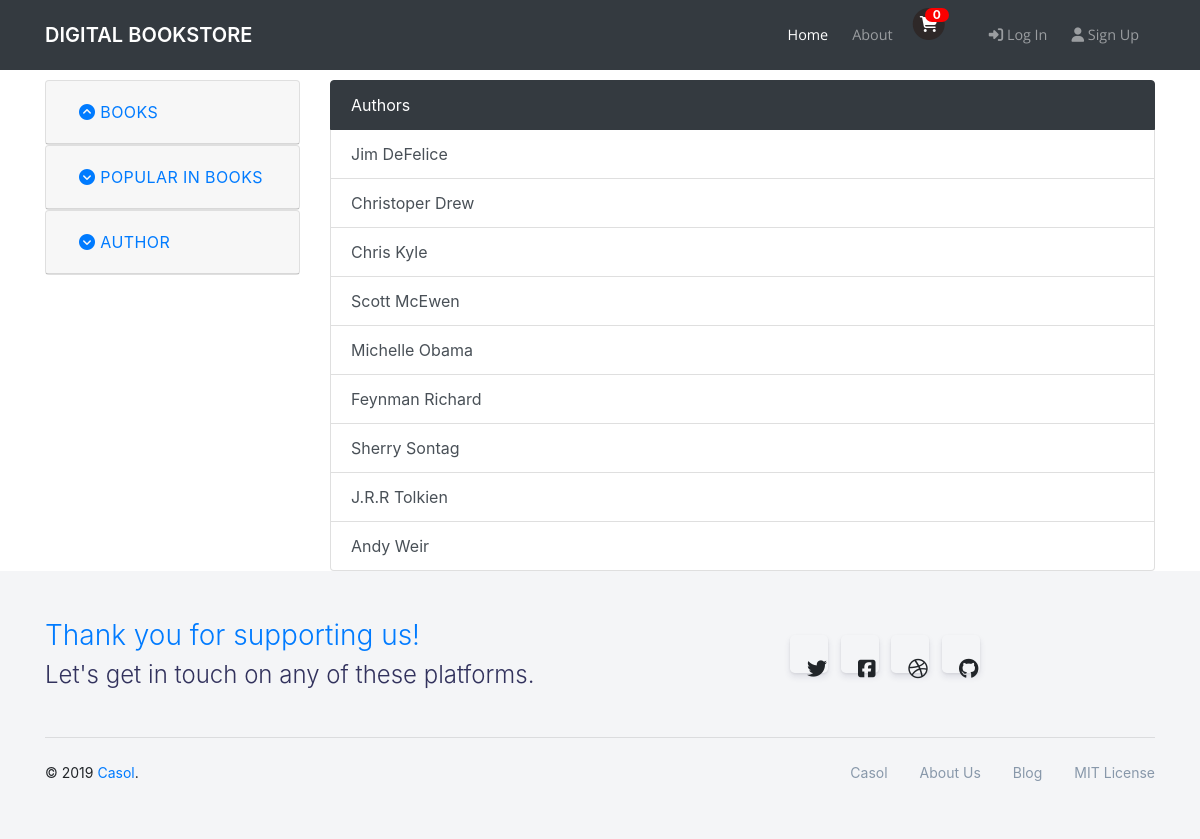
Screenshot of /authors/ with the database file from the repository.
### catalog/models.py (models this page shows)
class Author(models.Model):
    first_name = models.CharField(max_length=100)
    last_name = models.CharField(max_length=100)
    date_of_birth = models.DateField(null=True, blank=True)
    date_of_death = models.DateField('Died', null=True, blank=True)
    slug = models.SlugField(blank=False, null=True,
                            help_text='A slug is a short label, used in URLs')
    class Meta:
        ordering = ['last_name', 'first_name']
    def get_absolute_url(self):
        return reverse('catalog:author_detail', args=[str(self.id), self.slug])
    def __str__(self):
        return f'{self.first_name} {self.last_name}'

### catalog/views.py (the view)
# urls.py: path('authors/', views.authors, name='authors'),
def authors(request):
    author_list = Author.objects.all()
    return render(
        request,
        'catalog/author_list.html',
        {
            'author_list': author_list,
        }
    )

### cart/cart.py (called while the page is built)
    def __len__(self):
        return sum(item['quantity'] for item in self.cart.values())

### cart/context_processors.py (called while the page is built)
def cart(request):
    return {'cart': Cart(request)}

### catalog/templates/catalog/author_list.html (shortened to what this page needs)
{% extends "catalog/home.html" %}
{% block content %}
<div class="col-lg-9">
    <div class="list-group">
        <button type="button" class="list-group-item list-group-item-action active">
          Authors
        </button>
        {% for author in author_list %}
        <a href="{{ author.get_absolute_url }}" class="list-group-item list-group-item-action">{{author}}</a>
        {% endfor %}
      </div>
  </div>
{% endblock %}

### catalog/static/css/shop-homepage.css (style rules this page uses)
body { padding-top: 56px; }
.list-group-item.active { z-index: 2; color: #fff; background-color: #343a40; border-color: #343a40; }

### rows the page displays
Author: first_name+last_name "Jim DeFelice"
Author: first_name+last_name "Christoper Drew"
Author: first_name+last_name "Chris Kyle"
Author: first_name+last_name "Scott McEwen"
Author: first_name+last_name "Michelle Obama"
Author: first_name+last_name "Feynman Richard"
Author: first_name+last_name "Sherry Sontag"
Author: first_name+last_name "J.R.R Tolkien"
Author: first_name+last_name "Andy Weir"
